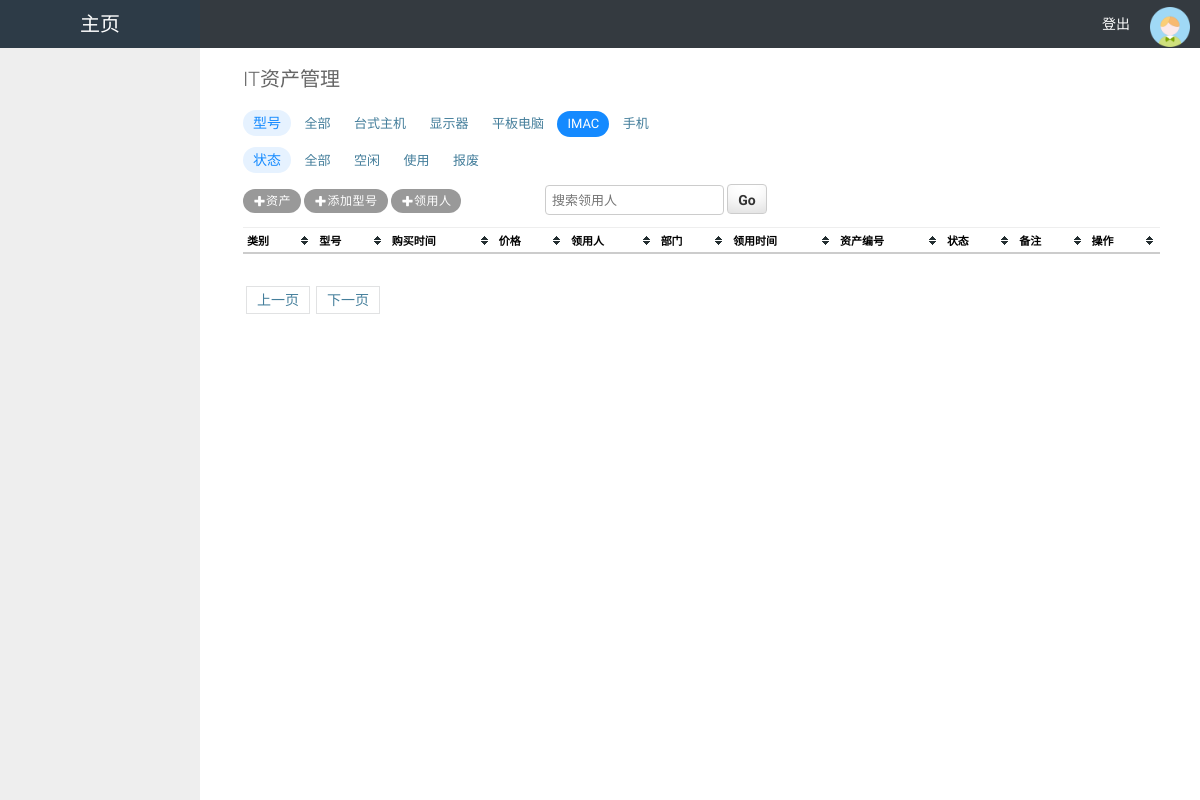
/asset-4-4/, run on an earlier commit of the app's database.
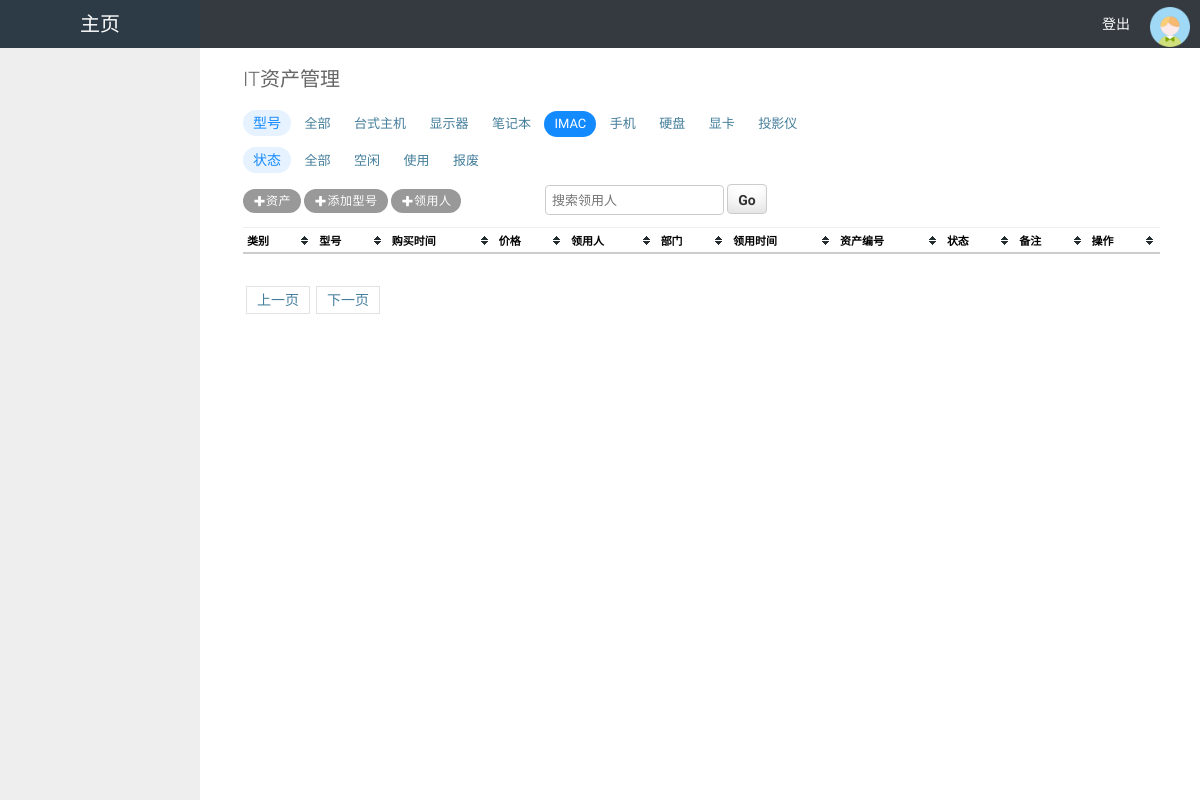
And on a later commit of the database.
### api/models.py (models this page shows, shortened)
class Type(models.Model):
    name = models.CharField(max_length=32,verbose_name='类别')

### api/views/views.py (the view)
# urls.py: url(r'^asset-(?P<mod__type_id>\d+)-(?P<status>\d+)/$', views.handle_asset, name="asset"),
def handle_asset(request,*args,**kwargs):
    username = request.session.get('username')
    type_list = models.Type.objects.all()
    status_list = models.Asset.status_choices
    condition = {}
    r = reverse('asset',kwargs=kwargs)
    print('-->r',r)
    for k,v in kwargs.items():
        kwargs[k] = int(v)
        if v == '0':
            pass
        else:
            condition[k] = v
    print('-->condition',condition)
    print('-->args', args)
    arg_dict = kwargs
    current_page = request.GET.get('p',1)
    current_page = int(current_page)
    total_count = models.Asset.objects.all().count()
    from api.utils.page import PagerHelper
    obj = PagerHelper(total_count,current_page,'/asset-%s-%s' % (arg_dict['mod__type_id'],arg_dict['status']),1000)
    pager = obj.pager_str()
    asset_list = models.Asset.objects.filter(**condition)[obj.db_start:obj.db_end]
    if request.method == 'GET':
        q = request.GET.get('q')
        print('-->q', q)
        if q:
            rep = models.Employee.objects.filter(name__icontains=q).first()
            if rep:
                asset_list = rep.asset_set.filter(**condition)
                print('-->asset_list', asset_list)
                return render(request, 'asset.html', {'username': username, 'assets': asset_list, 'type_list': type_list, \
                                                      'status_list': status_list, 'arg_dict': arg_dict,
                                                      'str_pager': pager,'q':q})
            else:
                print('无此用户')
        else:
            q = 123
    return render(request,'asset.html',{'username':username,'assets':asset_list,'type_list':type_list,\
                                        'status_list':status_list,'arg_dict':arg_dict,'str_pager':pager})

### api/utils/page.py (called while the page is built)
    @property
    def db_start(self):
        return (self.current_page -1) * self.per_page

    @property
    def db_end(self):
        return self.current_page * self.per_page

    def total_page(self):
        v, a = divmod(self.total_count, self.per_page)
        if a != 0:
            v += 1
        return v

### templates/asset.html (shortened to what this page needs)
{% extends 'layout.html' %}
{% block css %}
    <link rel="stylesheet" type="text/css" href="/static/css/base.css">
    <link rel="stylesheet" href="/static/css/font-awesome.css">
    <link rel="stylesheet" href="/static/css/theme.default.css">
{% endblock %}
{% block content %}
    <div style="padding: 20px 40px">
    <h1>IT资产管理</h1>
    <div class="condition">
        <div>
            <span>型号</span>
            {% if arg_dict.mod__type_id  == 0 %}
                <a class="active" href="/asset-0-{{ arg_dict.status }}?q={{ q }}">全部</a>
            {% else %}
                <a href="/asset-0-{{ arg_dict.status }}?q={{ q }}">全部</a>
            {% endif %}
            {% for row in type_list %}
                {% if row.id == arg_dict.mod__type_id %}
                    <a class="active" href="/asset-{{ row.id }}-{{ arg_dict.status }}?q={{ q }}" name="{{ row.id }}">{{ row.name }}</a>
                {% else %}
                    <a href="/asset-{{ row.id }}-{{ arg_dict.status }}?q={{ q }}" name="{{ row.id }}">{{ row.name }}</a>
                {% endif %}
            {% endfor %}
        </div>
        <div>
            <span>状态</span>
            {% if arg_dict.status  == 0 %}
                <a class="active" href="/asset-{{ arg_dict.mod__type_id }}-0?q={{ q }}">全部</a>
            {% else %}
                <a href="/asset-{{ arg_dict.mod__type_id }}-0?q={{ q }}">全部</a>
            {% endif %}
            {% for row in status_list %}
                {% if row.0 == arg_dict.status %}
                    <a class="active" href="/asset-{{ arg_dict.mod__type_id }}-{{ row.0 }}?q={{ q }}" name="{{ row.id }}">{{ row.1 }}</a>
                {% else %}
                    <a href="/asset-{{ arg_dict.mod__type_id }}-{{ row.0 }}?q={{ q }}" name="{{ row.id }}">{{ row.1 }}</a>
                {% endif %}
            {% endfor %}
        </div>
    </div>
        <a href="/add_asset/" class="alink"><img src="/static/image/tooltag-add.svg" alt="">资产</a>
        <a href="/add_model/" class="alink"><img src="/static/image/tooltag-add.svg" alt="">添加型号</a>
        <a href="/add_employee/" class="alink"><img src="/static/image/tooltag-add.svg" alt="">领用人</a>
        <input id="q" type="text" style="height: 30px;margin-left: 80px" placeholder="搜索领用人" value="{{ q }}">
        <a id="search" href="/asset-0-0/?q={{ paras }}" class="button">Go</a>
    <table class="table-test asset">
        <thead>
            <tr>
                <th>类别</th>
                <th>型号</th>
                <th>购买时间</th>
                <th>价格</th>
                <th>领用人</th>
                <th>部门</th>
                <th>领用时间</th>
                <th>资产编号</th>
                <th>状态</th>
                <th>备注</th>
                <th>操作</th>
            </tr>
        </thead>
    </table>
     <div class="pagination">
        {{ str_pager | safe }}
    </div>
{% endblock %}

### templates/layout.html (shortened to what this page needs)
<!DOCTYPE html>
<html lang="en">
<head>
    <link href="//netdna.bootstrapcdn.com/font-awesome/4.7.0/css/font-awesome.min.css" rel="stylesheet">
    <link rel="stylesheet" href="/static/css/bootstrap.min.css">
{% block css %}
{% endblock %}
</head>
<body>
<div class="pg-header">
    <a class="logo left" href="/asset-0-0" style="color: white;text-decoration: none">主页</a>
    <div class="hl-menu left">
        <a class="item" href="#"></a>
        <a class="item" href="#"></a>
        <a class="item" href="#"></a>
        <div class="item-set" style="position: relative">
            <a class="item" href="#"></a>
        </div>
    </div>
    <div class="hr-menu right">
        <a class="item" href="#"></a>
        <a class="item" href="#"></a>
        <a class="item" href="/logout">登出</a>
        <div class="avatar">
            <a class="item" href="#">
                <img src="/static/image/avatar.png">
            </a>
        </div>
    </div>
</div>
<div class="pg-body">
    <div class="menus">
    </div>
    <div class="contents">
        <div>
            {% block content %}
            {% endblock %}
        </div>
    </div>
</div>
</body>
</html>

### static/css/base.css (style rules this page uses)
body { margin: 0; padding: 0; font-size: 14px; font-family: "Roboto","Lucida Grande","DejaVu Sans","Bitstream Vera Sans",Verdana,Arial,sans-serif; color: #333; background: #fff; }
a:link, a:visited { color: #447e9b; text-decoration: none; }
a img { border: none; }
h1,h2,h3,h4,h5 { font-weight: bold; }
h1 { margin: 0 0 20px; font-weight: 300; font-size: 20px; color: #666; }
table { border-collapse: collapse; border-color: #ccc; }
td, th { font-size: 13px; line-height: 16px; border-bottom: 1px solid #eee; vertical-align: top; padding: 8px; font-family: "Roboto", "Lucida Grande", Verdana, Arial, sans-serif; }
th { font-weight: 600; text-align: left; }
thead th, tfoot td { color: #666; padding: 5px 10px; font-size: 11px; background: #fff; border: none; border-top: 1px solid #eee; border-bottom: 1px solid #eee; }
thead th { padding: 5px 10px; line-height: normal; text-transform: uppercase; background: #f6f6f6; }
input, textarea, select, .form-row p, form .button { margin: 2px 0; padding: 2px 3px; vertical-align: middle; font-family: "Roboto", "Lucida Grande", Verdana, Arial, sans-serif; font-weight: normal; font-size: 13px; }
input[type=text], input[type=password], input[type=email], input[type=url], input[type=number], input[type=tel], textarea, select, .vTextField { border: 1px solid #ccc; border-radius: 4px; padding: 5px 6px; margin-top: 0; }
.button, input[type=submit], input[type=button], .submit-row input, a.button { background: #79aec8; padding: 10px 15px; border: none; border-radius: 4px; color: #fff; cursor: pointer; }
a.button { padding: 4px 5px; }

### static/css/theme.default.css (style rules this page uses)
.tablesorter-default { width: 100%; font: 12px/18px Arial, Sans-serif; color: #333; background-color: #fff; border-spacing: 0; margin: 10px 0 15px; text-align: left; }
.tablesorter-default th, .tablesorter-default thead td { font-weight: bold; color: #000; background-color: #fff; border-collapse: collapse; border-bottom: #ccc 2px solid; padding: 0; }
.tablesorter-default .header, .tablesorter-default .tablesorter-header { background-position: center right; background-repeat: no-repeat; cursor: pointer; white-space: normal; padding: 4px 20px 4px 4px; }

### templates/layout.html (style rules this page uses)
body { margin: 0px; font-size: 14px; line-height: 23px; }
.pg-header { height: 48px; background-color: #343a40!important; color: white; font-size: 14px; min-width: 1100px; line-height: 48px; }
.pg-header .logo { width: 200px; font-size: 20px; background-color: #2d3b47; text-align: center; }
.pg-header .hl-menu .item,.pg-header .hr-menu .item { padding: 0 10px; height: 48px; color: white; text-decoration: none; }
.pg-header .hl-menu .item-set { position: relative; display: inline-block; }
.avatar { position: relative; display: inline-block; float: right; }
.avatar img { height: 40px; margin-top: 4px; }
.pg-body .menus { position: absolute; top: 48px; left: 0; bottom: 0; width: 200px; background-color: #eeeeee; }
.pg-body .contents { position: absolute; top: 48px; left: 203px; right: 0; bottom: 0; overflow: scroll; }
.table-test { width:25%; border-spacing: 2px; border-color: grey; }
.table-test,asset { width:80%; }
.table-test th { background: #f6f6f6; line-height: normal; padding: 8px 0px; text-align: left; font-size: 11px; }
.left { float: left; }
.right { float: right; }
.button { display: inline-block; background-color: #336699; width: 70px; height: 30px; line-height: 30px; color: white; font-weight: 700; text-align: center; }

### templates/asset.html (style rules this page uses)
.alink { background: #999; font-weight: 400; border-radius: 13px; padding: 5px 10px; font-size: 12px; letter-spacing: 0.5px; color: #fff!important; }
.condition a { display: inline-block; padding: 0px 10px; font-size: 13px; margin-bottom: 10px; cursor: pointer; line-height: 26px; }
.condition a.active { background: #148aff; color: #fff; border-radius: 13px; border: none; }
.condition span { display: inline-block; background: #e6f2ff; line-height: 26px; border-radius: 13px; color: #148aff; padding: 0 10px; }
.pagination a { padding: 5px 10px; border: 1px solid #e1e2e3; margin: 0px 3px; }
#search { background: #fff; color: #333; border: 1px solid #ccc; border-radius: 4px; box-shadow: 0 -15px 20px -10px rgba(0, 0, 0, 0.15) inset; height: 30px; padding: 0 1px 0 0; width: 40px; }

What changed in the data, as far as the page shows it:
changed Type: name "平板电脑" → "笔记本"
added Type: name "硬盘"
added Type: name "显卡"
added Type: name "投影仪"
